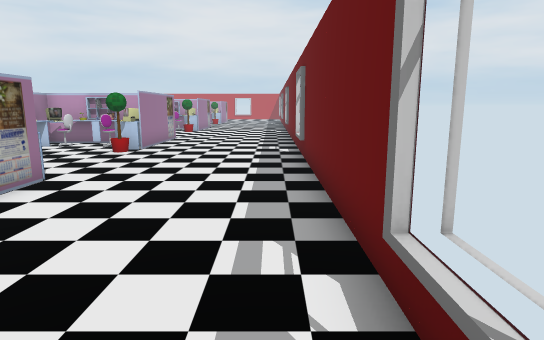
[1] (above)

24 first-person views from a walk through a 3-D level made in the Unity game engine. The camera is 1.5 m above the floor, tilts 10° down and sees 75° across. The floor is counted in squares, 1 m on a side. Each view is taken from the middle of a square. On the plan, view 1 faces up. The plan holds only what a view shows up to about 16 squares ahead; the rest is blank. The place goes on beyond the plan. The player is left out.

[2]
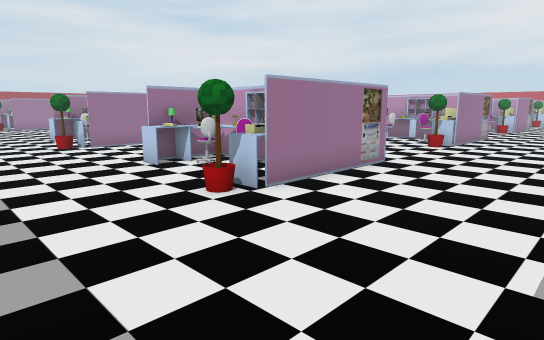

[3]
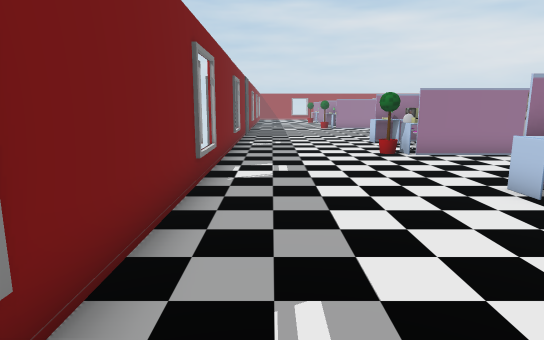

[4]
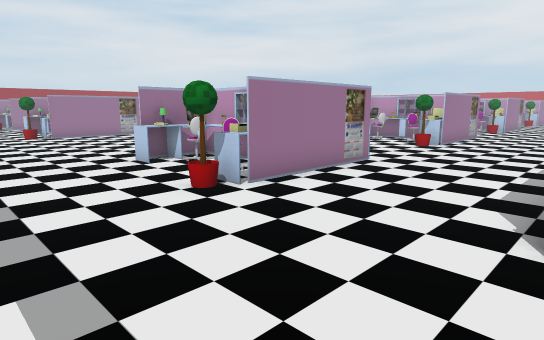

[5]
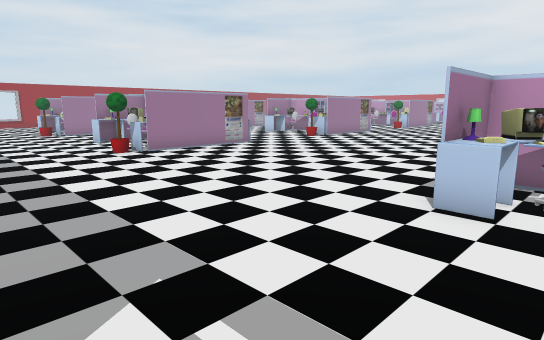

[6]
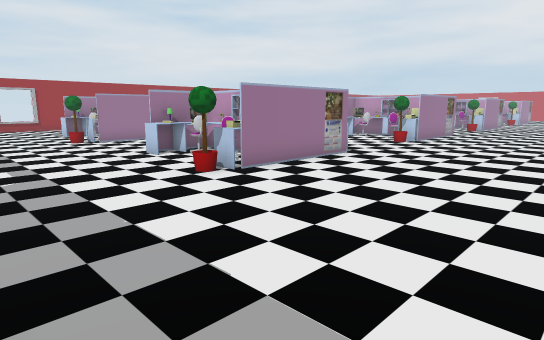

[7]
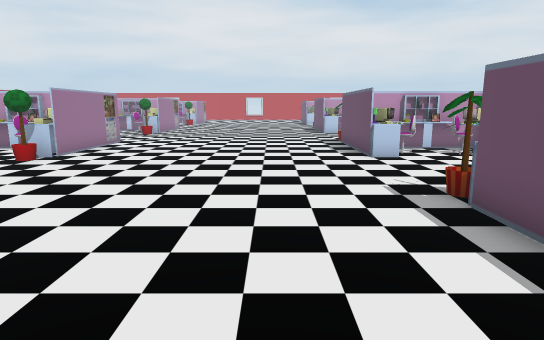

[8]
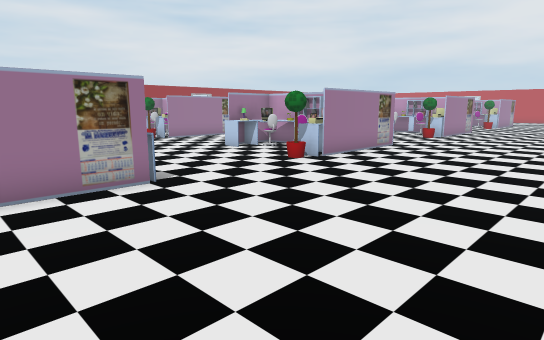

[9]
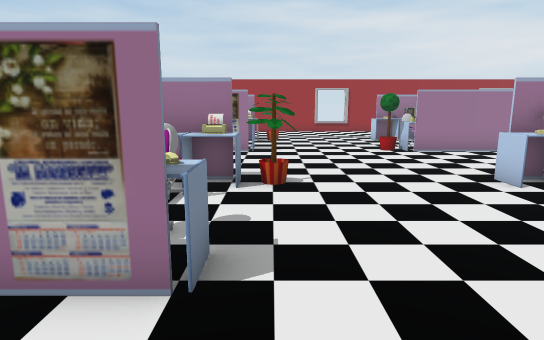

[10]
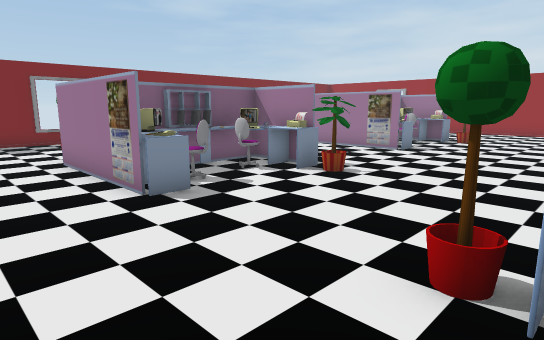

[11]
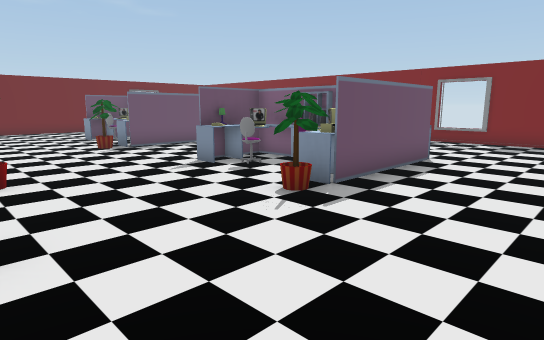

[12]
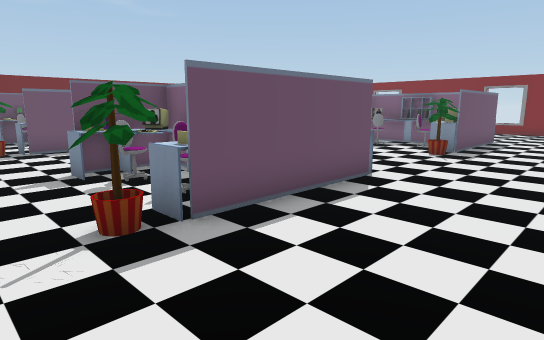

[13]
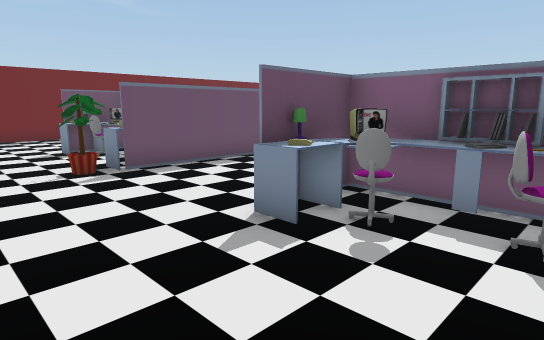

[14]
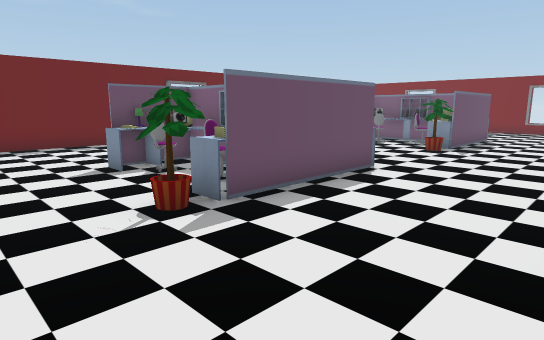

[15]
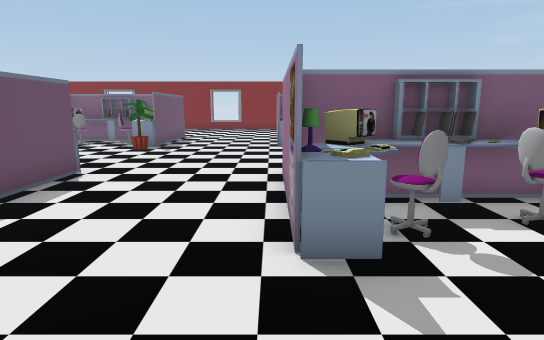

[16]
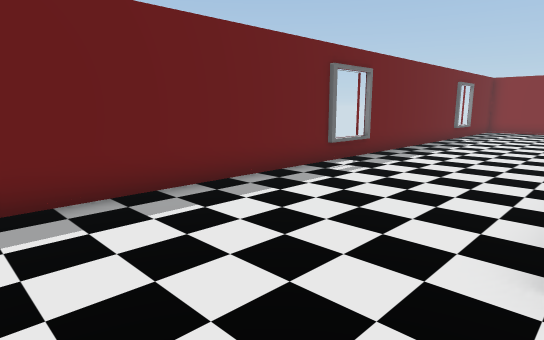

[17]
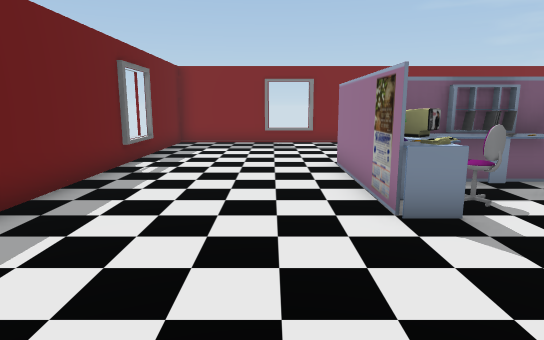

[18]
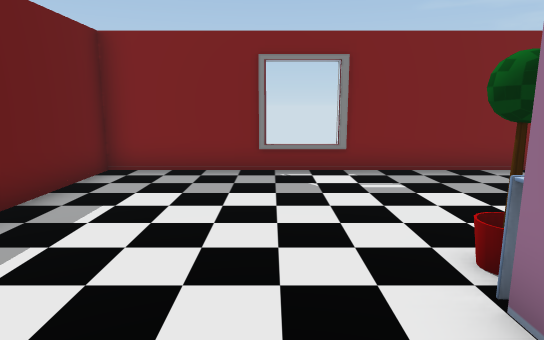

[19]
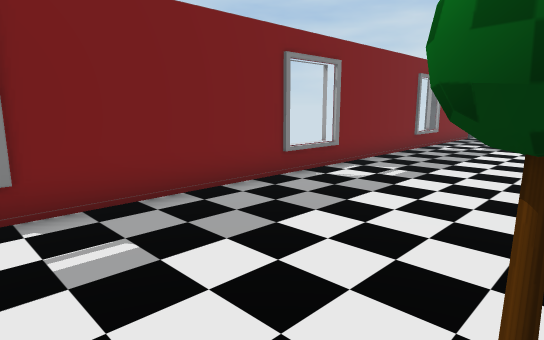

[20]
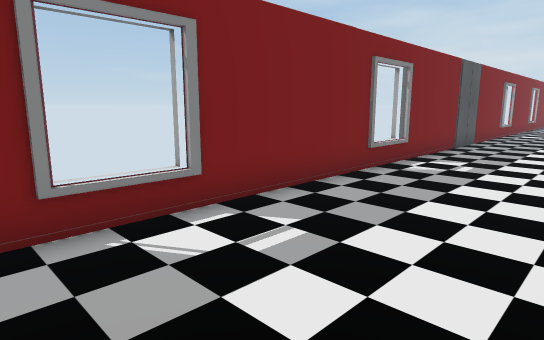

[21]
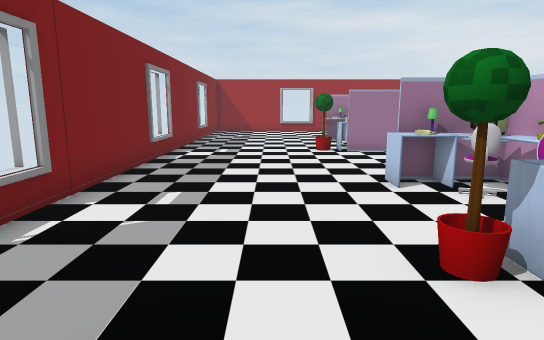

[22]
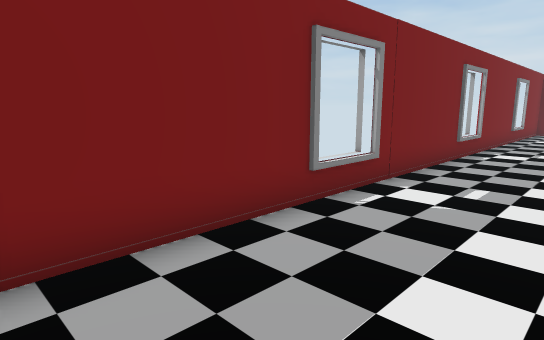

[23]
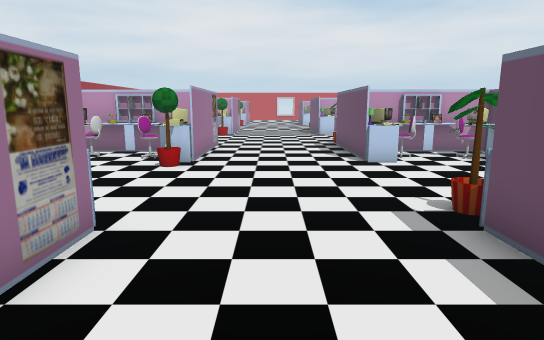

[24]
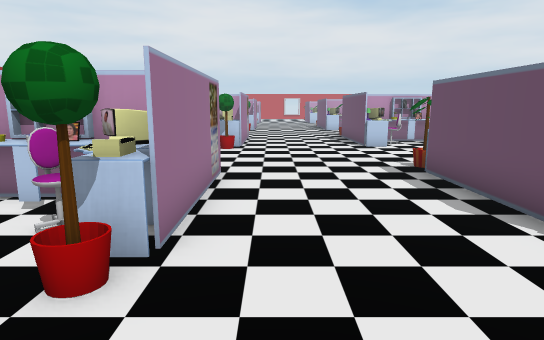

### Floor plan
Key: @ floor where view 1 was taken; # wall or solid block; x gap in a wall; . floor; = window, fence, low wall or low ledge; ^ raised ledge.
Columns run from 40 left of view 1 to 1 right of it. Each row starts with its distance up from view 1.
 21             .....     .  ... ..    .  ...
 20            .......  ..  .................#
 19   .....    ......  ......................#
 18   .....#   =.........##........#.........#
 17   ^....#   #.........#^.#^^....##.##.....#
 16   #....#   #.........#^^^^#....#^ ^#.....#
 15 #^#....#^#^#.........#^##^#....#^#^#.....#
 14 #^#....#^=##.........#^##^#....#x=##.....#
 13 .^^....^..=#.........^^..^^....^..=#.....#
 12 .#.........#.............#.........#.....#
 11 .........................................#
 10 .........................................#
  9 .........................................#
  8 .......#.............##........#.........#
  7 x^^....^..#^.........#=.#^^....#..#^.....#
  6   #....#x=^#.........#^x^^#....#x=^#.....#
  5 ^^#....#^#^#.........#^^^^#....#^#^#.....#
  4 #^#....#^=^#.........#^^# #....#^ ^#.....#
  3 #^^....^#.##.........^^.#^^....^#.##.....#
  2 .#.........#.............#.........#.....#
  1 .........................................#
  0 ........................................@#
 -1 .........................................#
 -2 .........................................#
 -3 .........................................#
 -4 ##########################################

Where each view was taken, in squares from view 1:
view 1: 0 up, 0 right, facing up
view 2: 2 down, 0 right, facing up-left
view 3: 2 down, 3 left, facing left
view 4: 2 down, 9 left, facing up-left
view 5: 3 down, 17 left, facing up-left
view 6: 3 down, 22 left, facing up-left
view 7: 2 up, 22 left, facing up
view 8: 4 up, 22 left, facing up-left
view 9: 8 up, 26 left, facing left
view 10: 13 up, 26 left, facing down-left
view 11: 13 up, 23 left, facing down-right
view 12: 20 up, 23 left, facing down-right
view 13: 21 up, 18 left, facing down-right
view 14: 21 up, 14 left, facing down-right
view 15: 21 up, 14 left, facing down
view 16: 21 up, 5 left, facing down-right
view 17: 12 up, 3 left, facing down
view 18: 5 up, 3 left, facing down
view 19: 2 up, 4 left, facing down-left
view 20: 1 up, 9 left, facing down-left
view 21: 0 up, 26 left, facing left
view 22: 0 up, 25 left, facing down-left
view 23: 3 up, 36 left, facing up
view 24: 1 down, 37 left, facing up
